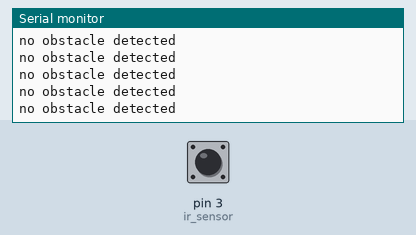
Recording of a sketch running on a simulated Arduino Uno, built with avr-gcc and run on an emulated ATmega328P. On the bench: the last lines printed to the serial monitor. Inputs (shaded band) come from the test bench; at power-on: pin 3 (ir_sensor) LOW.

Above: at 1.2 s.
1.3 s: pin 3 (ir_sensor) driven HIGH
At 1.8 s:
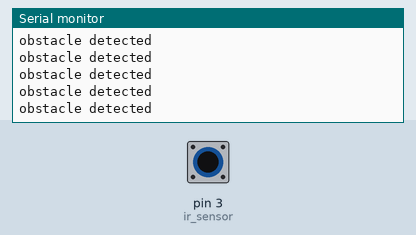
3.2 s: pin 3 (ir_sensor) driven LOW
At 4.0 s:
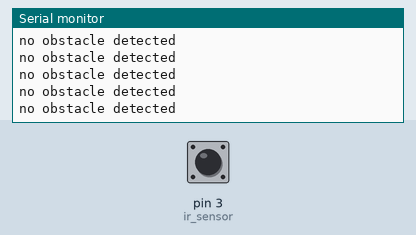
6.2 s: pin 3 (ir_sensor) driven HIGH
At 7.2 s:
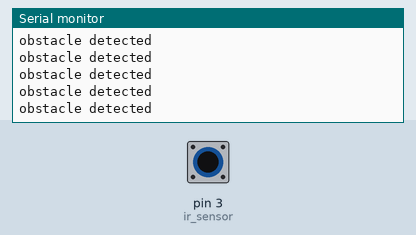
9.2 s: pin 3 (ir_sensor) pulsed LOW 2 times (0.12 s each, 0.3 s apart)
At 9.7 s:
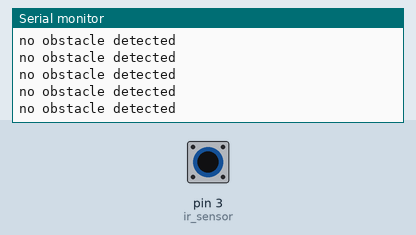
12.8 s: pin 3 (ir_sensor) driven LOW
15.8 s: pin 3 (ir_sensor) driven HIGH
At 16.4 s:
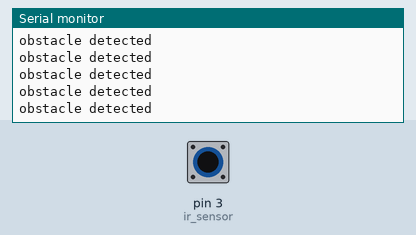

Measured:
- after the input at 1.3 s, the serial monitor: prints a new line after 0.07 s (image 1)

The sketch:

obstacle_detection_using_ir_sensor.ino
```cpp
int ir_sensor = 3; // declaring pin 3 as IR sensor pin

void setup() {
  pinMode (ir_sensor,INPUT); // making IR sensor pin as input
  Serial.begin(9600);
}
void loop() {
  if (digitalRead(ir_sensor)== HIGH){ // reads the IR sensor..
    Serial.println ("obstacle detected"); // serial prints if obstacle detected
  }else {
   Serial.println("no obstacle detected");   }// serial prints not detected
}
```
